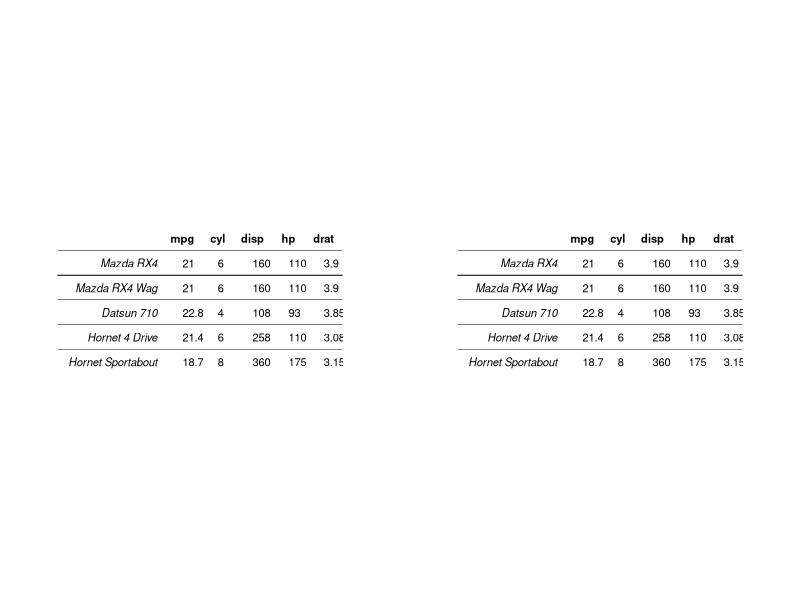

Here is the R script that generated this plot:
## ---- chunk 1
library(grid)
library(gridExtra)
library(gtable)


CustomTable <- function(df, row.names = rownames(df), font.size = 8) {
     theme1 <- ttheme_minimal(
     core=list(fg_params=list(fontsize = font.size, hjust = 0)),
     colhead=list(fg_params=list(fontsize = font.size)),
     rowhead=list(fg_params=list(fontsize = font.size))
     )
    
     horiztonal <- replicate(nrow(df),
     segmentsGrob(
     x0 = unit(0,"npc"),
     y0 = unit(0,"npc"),
     x1 = unit(1,"npc"),
     y1 = unit(0,"npc"),
     gp = gpar(lwd = 1)),
     simplify = FALSE
     )
    
     g <- tableGrob(df, theme = theme1, rows = row.names)
    
     g <- gtable_add_grob(g, grobs = horiztonal,
     t = seq_len(nrow(g)-1), b = seq_len(nrow(g)-1), l = 1, r = ncol(g))
    
     g
}

my.table <- mtcars[1:5, 1:5]

grid.arrange(CustomTable(my.table), CustomTable(my.table), nrow = 1)
